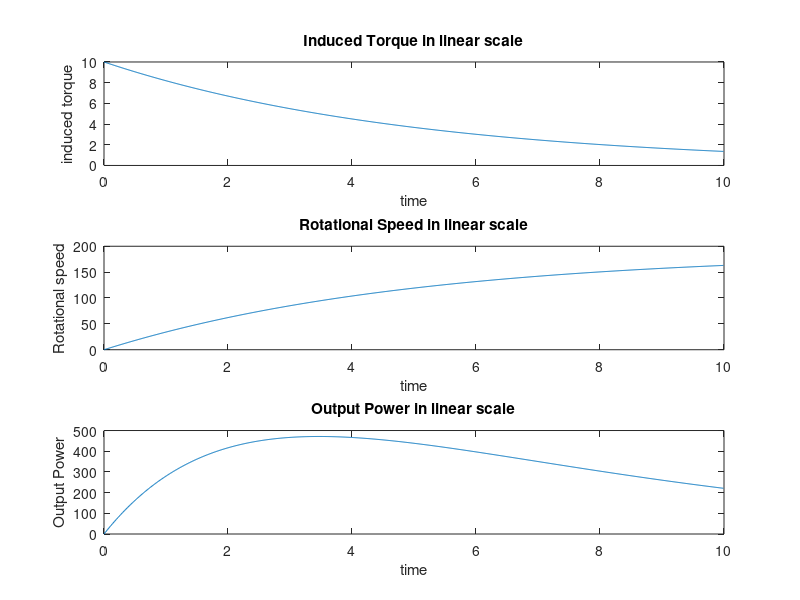
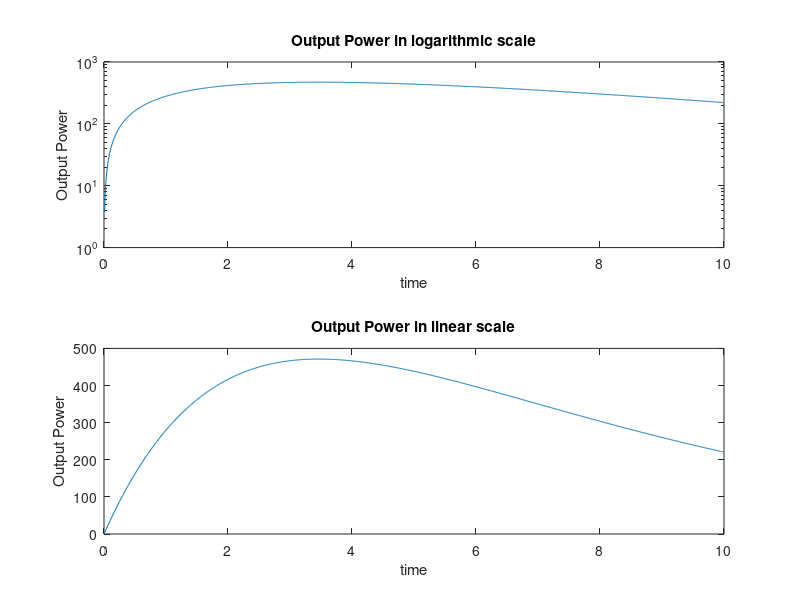

Write MATLAB code to recreate these figures, in order.

clc;
clear all;
close all;
t=0:0.01:(10-.01);
indtor=10.*exp(-1*0.2*t);
subplot(3,1,1)
figure(1)
plot(t,indtor);
title('Induced Torque in linear scale');
xlabel('time');
ylabel('induced torque');
rotsp=188.5.*(1-exp(-1*0.2*t));
subplot(3,1,2)
plot(t,rotsp);
title('Rotational Speed in linear scale');
xlabel('time');
ylabel('Rotational speed');
subplot(3,1,3)
outpower=indtor.*rotsp;
plot(t,outpower);
title('Output Power in linear scale');
xlabel('time');
ylabel('Output Power');
figure(2)
subplot(211)
semilogy(t,outpower);
title('Output Power in logarithmic scale');
xlabel('time');
ylabel('Output Power');
subplot(212)
plot(t,outpower);
title('Output Power in linear scale');
xlabel('time');
ylabel('Output Power');